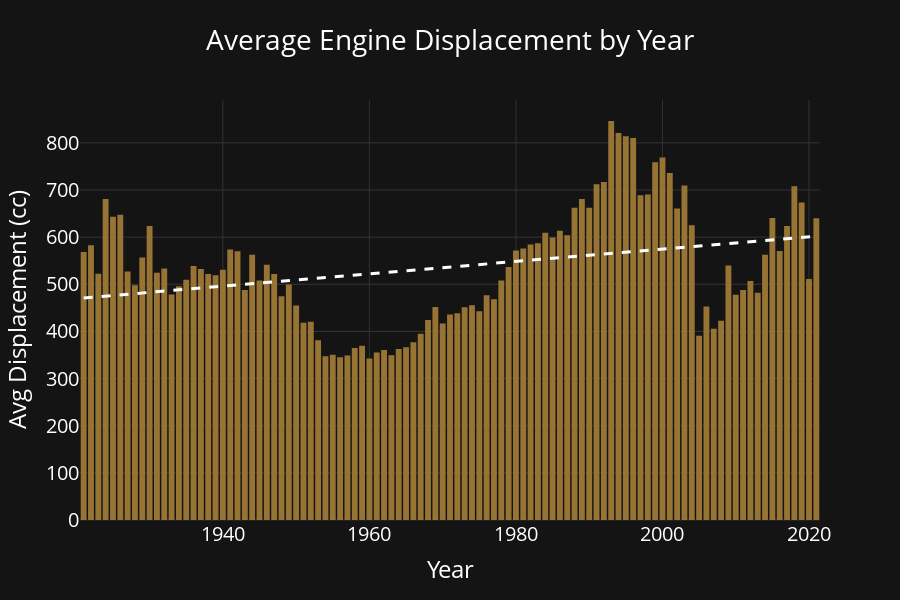

The notebook cell saved with this chart:
### Markdown cell above
### Avg cc made per year

### Code cell
# Media cilindrata per anno
df_disp_avg = (
    df.dropna(subset=["Year", "Displacement_cc"])
      .query("Displacement_cc < 3000")
      .query("Year > 1920")
      .groupby("Year")["Displacement_cc"]
      .mean()
      .reset_index()
)

x = df_disp_avg["Year"].to_numpy()
y = df_disp_avg["Displacement_cc"].to_numpy()
b, a = np.polyfit(x, y, deg=1)  

df_disp_avg["reg_line"] = a + b * x

fig_cc = px.bar(
    df_disp_avg,
    x="Year",
    y="Displacement_cc",
    title="Average Engine Displacement by Year",
    labels={
        "Year": "Year",
        "Displacement_cc": "Avg Displacement (cc)"
    },
    color_discrete_sequence=def_col,
    height=600
)

fig_cc.add_scatter(
    x=df_disp_avg["Year"],
    y=df_disp_avg["reg_line"],
    mode="lines",
    name="Linear Trend",
    line=dict(color="white", width=3, dash="dash"),
    showlegend=False
)

set_theme(fig_cc).show()

### Figure 1 — Plotly figure (JSON) as saved in the notebook; plotly's stock layout.template omitted (floating-point values rounded to 4 significant figures)
{"data": [{"alignmentgroup": "True", "hovertemplate": "Year=%{x}<br>Avg Displacement (cc)=%{y}<extra></extra>", "legendgroup": "", "marker": {"color": "#987434", "pattern": {"shape": ""}}, "name": "", "offsetgroup": "", "orientation": "v", "showlegend": false, "textposition": "auto", "type": "bar", "x": [1921, 1922, 1923, 1924, 1925, 1926, 1927, 1928, 1929, 1930, 1931, 1932, 1933, 1934, 1935, 1936, 1937, 1938, 1939, 1940, 1941, 1942, 1943, 1944, 1945, 1946, 1947, 1948, 1949, 1950, 1951, 1952, 1953, 1954, 1955, 1956, 1957, 1958, 1959, 1960, 1961, 1962, 1963, 1964, 1965, 1966, 1967, 1968, 1969, 1970, 1971, 1972, 1973, 1974, 1975, 1976, 1977, 1978, 1979, 1980, 1981, 1982, 1983, 1984, 1985, 1986, 1987, 1988, 1989, 1990, 1991, 1992, 1993, 1994, 1995, 1996, 1997, 1998, 1999, 2000, 2001, 2002, 2003, 2004, 2005, 2006, 2007, 2008, 2009, 2010, 2011, 2012, 2013, 2014, 2015, 2016, 2017, 2018, 2019, 2020, 2021], "xaxis": "x", "y": [568.3, 582.8, 522.4, 681.1, 643.5, 647.5, 527.4, 497.9, 556.6, 623.6, 524.7, 533.3, 478.4, 495.8, 509.9, 538.6, 532.5, 521.8, 519.0, 530.7, 573.8, 570.3, 487.7, 562.7, 508.3, 541.6, 522.1, 474.7, 499.3, 454.9, 418.2, 420.5, 381.4, 347.2, 350.7, 345.3, 349.2, 364.6, 369.7, 342.3, 355.1, 360.4, 349.5, 362.9, 366.7, 376.9, 395.2, 424.5, 451.9, 416.8, 435.7, 438.5, 451.2, 455.4, 443.0, 476.6, 468.0, 508.1, 536.9, 571.6, 576.1, 584.2, 587.1, 609.2, 599.3, 613.4, 603.9, 662.2, 680.8, 662.2, 712.2, 717.0, 846.4, 820.7, 814.3, 810.5, 689.1, 690.5, 759.0, 768.9, 736.3, 660.7, 709.8, 625.3, 390.9, 452.8, 405.9, 422.6, 539.9, 478.0, 488.1, 507.1, 482.2, 562.9, 640.5, 570.6, 623.8, 707.8, 673.3, 511.1, 639.9], "yaxis": "y"}, {"line": {"color": "white", "dash": "dash", "width": 3}, "mode": "lines", "name": "Linear Trend", "showlegend": false, "type": "scatter", "x": [1921, 1922, 1923, 1924, 1925, 1926, 1927, 1928, 1929, 1930, 1931, 1932, 1933, 1934, 1935, 1936, 1937, 1938, 1939, 1940, 1941, 1942, 1943, 1944, 1945, 1946, 1947, 1948, 1949, 1950, 1951, 1952, 1953, 1954, 1955, 1956, 1957, 1958, 1959, 1960, 1961, 1962, 1963, 1964, 1965, 1966, 1967, 1968, 1969, 1970, 1971, 1972, 1973, 1974, 1975, 1976, 1977, 1978, 1979, 1980, 1981, 1982, 1983, 1984, 1985, 1986, 1987, 1988, 1989, 1990, 1991, 1992, 1993, 1994, 1995, 1996, 1997, 1998, 1999, 2000, 2001, 2002, 2003, 2004, 2005, 2006, 2007, 2008, 2009, 2010, 2011, 2012, 2013, 2014, 2015, 2016, 2017, 2018, 2019, 2020, 2021], "y": [471.1, 472.4, 473.7, 475.0, 476.3, 477.6, 479.0, 480.3, 481.6, 482.9, 484.2, 485.5, 486.8, 488.1, 489.4, 490.8, 492.1, 493.4, 494.7, 496.0, 497.3, 498.6, 499.9, 501.2, 502.6, 503.9, 505.2, 506.5, 507.8, 509.1, 510.4, 511.7, 513.0, 514.4, 515.7, 517.0, 518.3, 519.6, 520.9, 522.2, 523.5, 524.8, 526.2, 527.5, 528.8, 530.1, 531.4, 532.7, 534.0, 535.3, 536.7, 538.0, 539.3, 540.6, 541.9, 543.2, 544.5, 545.8, 547.1, 548.5, 549.8, 551.1, 552.4, 553.7, 555.0, 556.3, 557.6, 558.9, 560.3, 561.6, 562.9, 564.2, 565.5, 566.8, 568.1, 569.4, 570.7, 572.1, 573.4, 574.7, 576.0, 577.3, 578.6, 579.9, 581.2, 582.5, 583.9, 585.2, 586.5, 587.8, 589.1, 590.4, 591.7, 593.0, 594.3, 595.7, 597.0, 598.3, 599.6, 600.9, 602.2]}], "layout": {"barmode": "relative", "font": {"color": "white", "size": 20}, "height": 600, "legend": {"bgcolor": "rgba(0,0,0,0)", "tracegroupgap": 0}, "paper_bgcolor": "#141415", "plot_bgcolor": "#141415", "title": {"text": "Average Engine Displacement by Year"}, "xaxis": {"anchor": "y", "domain": [0, 1], "gridcolor": "#333333", "title": {"text": "Year"}, "zerolinecolor": "#333333"}, "yaxis": {"anchor": "x", "domain": [0, 1], "gridcolor": "#333333", "title": {"text": "Avg Displacement (cc)"}, "zerolinecolor": "#333333"}}}
